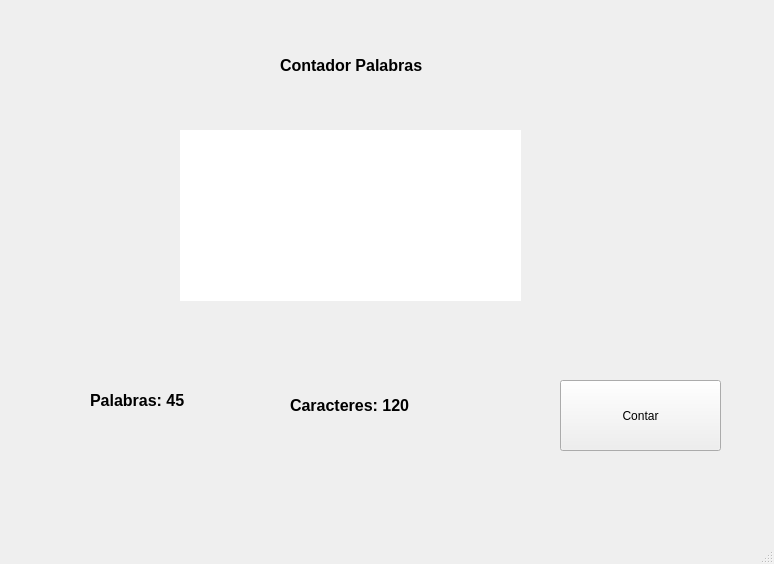
<?xml version="1.0" encoding="UTF-8"?>
<ui version="4.0">
 <class>MainWindow</class>
 <widget class="QMainWindow" name="MainWindow">
  <property name="geometry">
   <rect>
    <x>0</x>
    <y>0</y>
    <width>774</width>
    <height>564</height>
   </rect>
  </property>
  <property name="windowTitle">
   <string>MainWindow</string>
  </property>
  <widget class="QWidget" name="centralwidget">
   <widget class="QLabel" name="label">
    <property name="geometry">
     <rect>
      <x>280</x>
      <y>20</y>
      <width>211</width>
      <height>91</height>
     </rect>
    </property>
    <property name="font">
     <font>
      <pointsize>12</pointsize>
      <weight>75</weight>
      <bold>true</bold>
     </font>
    </property>
    <property name="text">
     <string>Contador Palabras</string>
    </property>
   </widget>
   <widget class="QLabel" name="TvPalabras">
    <property name="geometry">
     <rect>
      <x>90</x>
      <y>370</y>
      <width>141</width>
      <height>61</height>
     </rect>
    </property>
    <property name="font">
     <font>
      <pointsize>12</pointsize>
      <weight>75</weight>
      <bold>true</bold>
     </font>
    </property>
    <property name="text">
     <string>Palabras: 45</string>
    </property>
   </widget>
   <widget class="QLabel" name="TvCaracteres">
    <property name="geometry">
     <rect>
      <x>290</x>
      <y>370</y>
      <width>171</width>
      <height>71</height>
     </rect>
    </property>
    <property name="font">
     <font>
      <pointsize>12</pointsize>
      <weight>75</weight>
      <bold>true</bold>
     </font>
    </property>
    <property name="text">
     <string>Caracteres: 120</string>
    </property>
   </widget>
   <widget class="QPushButton" name="btnContar">
    <property name="geometry">
     <rect>
      <x>560</x>
      <y>380</y>
      <width>161</width>
      <height>71</height>
     </rect>
    </property>
    <property name="text">
     <string>Contar</string>
    </property>
   </widget>
   <widget class="QLineEdit" name="edtCaracteres">
    <property name="geometry">
     <rect>
      <x>180</x>
      <y>130</y>
      <width>341</width>
      <height>171</height>
     </rect>
    </property>
    <property name="styleSheet">
     <string notr="true">border -radius: 15px;
border: 3px sold</string>
    </property>
   </widget>
  </widget>
  <widget class="QMenuBar" name="menubar">
   <property name="geometry">
    <rect>
     <x>0</x>
     <y>0</y>
     <width>774</width>
     <height>26</height>
    </rect>
   </property>
  </widget>
  <widget class="QStatusBar" name="statusbar"/>
 </widget>
 <resources/>
 <connections/>
</ui>
